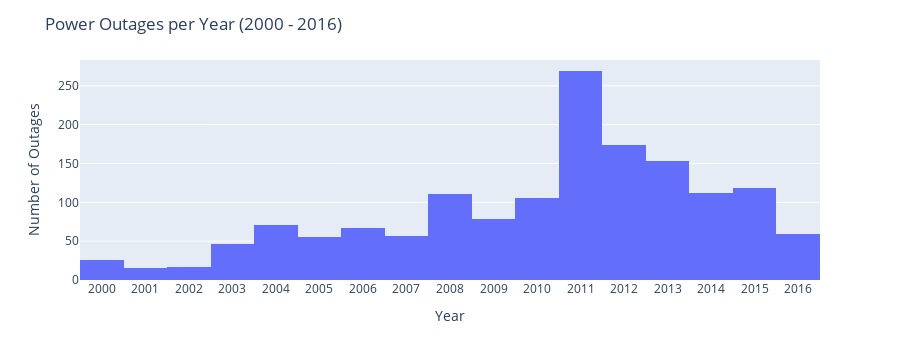

The notebook cell this image was saved under:
### Markdown cell above
### Univariate Analysis

### Code cell
fig = px.histogram(outageClean, x = 'YEAR', nbins = 17)
fig.update_layout(title = "Power Outages per Year (2000 - 2016)", xaxis_title = "Year", yaxis_title = "Number of Outages")
fig.update_layout(
   xaxis = dict(
      tickmode = 'linear',
      tick0 = 2000,
      dtick = 1
   )
)
fig.show()

### Figure 1 — Plotly figure (JSON) as saved in the notebook; plotly's stock layout.template omitted (floating-point values rounded to 4 significant figures; data arrays with more than 128 entries replaced by an {"elided": "..."} marker saying what was removed)
{"data": [{"alignmentgroup": "True", "bingroup": "x", "hovertemplate": "YEAR=%{x}<br>count=%{y}<extra></extra>", "legendgroup": "", "marker": {"color": "#636efa", "pattern": {"shape": ""}}, "name": "", "nbinsx": 17, "offsetgroup": "", "orientation": "v", "showlegend": false, "type": "histogram", "x": {"elided": "1534 int values"}, "xaxis": "x", "yaxis": "y"}], "layout": {"autosize": true, "barmode": "relative", "height": 360, "legend": {"tracegroupgap": 0}, "margin": {"t": 60}, "title": {"text": "Power Outages per Year (2000 - 2016)"}, "xaxis": {"anchor": "y", "autorange": true, "domain": [0, 1], "dtick": 1, "range": [2000.0, 2016.0], "tick0": 2000, "tickmode": "linear", "title": {"text": "Year"}, "type": "linear"}, "yaxis": {"anchor": "x", "autorange": true, "domain": [0, 1], "range": [0, 283.2], "title": {"text": "Number of Outages"}}}}
